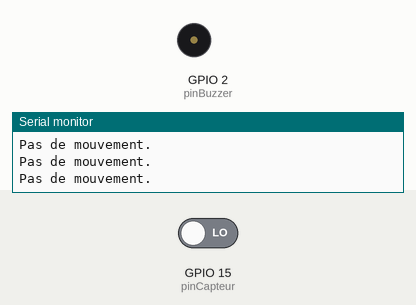
Recording of a sketch running on a simulated ESP32. On the bench: buzzer (waves = sounding, pin HIGH), the last lines printed to the serial monitor. Inputs (shaded band) come from the test bench; at power-on: GPIO 15 (pinCapteur) LOW.

Above: at 2.8 s.
2.9 s: GPIO 15 (pinCapteur) driven HIGH
At 4.0 s:
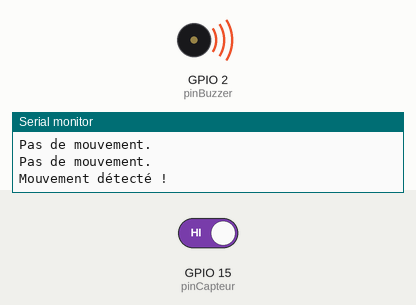
4.5 s: GPIO 15 (pinCapteur) driven LOW
At 5.5 s:
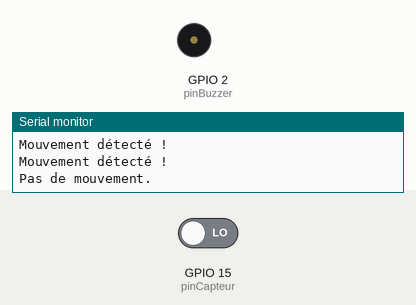
Timing chart, 0 to 7.5 s (numbered marks = the images above; inputs shaded):
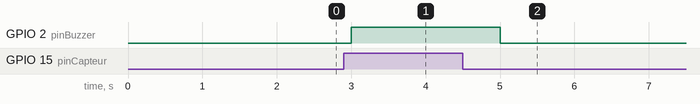

Measured:
- after the input at 2.9 s, GPIO 2 (pinBuzzer): LOW → HIGH after 0.10 s
- after the input at 4.5 s, GPIO 2 (pinBuzzer): HIGH → LOW after 0.50 s

The sketch:

capteur_buzz.ino
```cpp
const int pinCapteur = 15;  // Broche connectée au capteur (choisis une broche valide sur l'ESP32)
const int pinBuzzer = 2;    // Broche connectée au buzzer
int etatCapteur = 0;

void setup() {
  Serial.begin(115200);   // Initialise la communication série
  pinMode(pinCapteur, INPUT); // Configure la broche du capteur comme entrée
  pinMode(pinBuzzer, OUTPUT); // Configure la broche du buzzer comme sortie
}

void loop() {
  etatCapteur = digitalRead(pinCapteur); // Lis l'état du capteur
  if (etatCapteur == HIGH) {
    Serial.println("Mouvement détecté !");
    digitalWrite(pinBuzzer, HIGH); // Active le buzzer
  } else {
    Serial.println("Pas de mouvement.");
    digitalWrite(pinBuzzer, LOW); // Désactive le buzzer
  }
  delay(1000); // Attends une seconde entre les lectures
}
```
